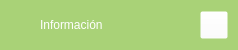
           <widget class="QFrame" name="extraTopBg">
            <property name="minimumSize">
             <size>
              <width>0</width>
              <height>50</height>
             </size>
            </property>
            <property name="maximumSize">
             <size>
              <width>16777215</width>
              <height>50</height>
             </size>
            </property>
            <property name="palette">
             <palette>
              <active>
               <colorrole role="WindowText">
                <brush brushstyle="SolidPattern">
                 <color alpha="255">
                  <red>51</red>
                  <green>51</green>
                  <blue>51</blue>
                 </color>
                </brush>
               </colorrole>
               <colorrole role="Button">
                <brush brushstyle="SolidPattern">
                 <color alpha="255">
                  <red>169</red>
                  <green>210</green>
                  <blue>119</blue>
                 </color>
                </brush>
               </colorrole>
               <colorrole role="Text">
                <brush brushstyle="SolidPattern">
                 <color alpha="255">
                  <red>51</red>
                  <green>51</green>
                  <blue>51</blue>
                 </color>
                </brush>
               </colorrole>
               <colorrole role="ButtonText">
                <brush brushstyle="SolidPattern">
                 <color alpha="255">
                  <red>51</red>
                  <green>51</green>
                  <blue>51</blue>
                 </color>
                </brush>
               </colorrole>
               <colorrole role="Base">
                <brush brushstyle="SolidPattern">
                 <color alpha="255">
                  <red>169</red>
                  <green>210</green>
                  <blue>119</blue>
                 </color>
                </brush>
               </colorrole>
               <colorrole role="Window">
                <brush brushstyle="SolidPattern">
                 <color alpha="255">
                  <red>169</red>
                  <green>210</green>
                  <blue>119</blue>
                 </color>
                </brush>
               </colorrole>
               <colorrole role="PlaceholderText">
                <brush brushstyle="SolidPattern">
                 <color alpha="255">
                  <red>51</red>
                  <green>51</green>
                  <blue>51</blue>
                 </color>
                </brush>
               </colorrole>
              </active>
              <inactive>
               <colorrole role="WindowText">
                <brush brushstyle="SolidPattern">
                 <color alpha="255">
                  <red>51</red>
                  <green>51</green>
                  <blue>51</blue>
                 </color>
                </brush>
               </colorrole>
               <colorrole role="Button">
                <brush brushstyle="SolidPattern">
                 <color alpha="255">
                  <red>169</red>
                  <green>210</green>
                  <blue>119</blue>
                 </color>
                </brush>
               </colorrole>
               <colorrole role="Text">
                <brush brushstyle="SolidPattern">
                 <color alpha="255">
                  <red>51</red>
                  <green>51</green>
                  <blue>51</blue>
                 </color>
                </brush>
               </colorrole>
               <colorrole role="ButtonText">
                <brush brushstyle="SolidPattern">
                 <color alpha="255">
                  <red>51</red>
                  <green>51</green>
                  <blue>51</blue>
                 </color>
                </brush>
               </colorrole>
               <colorrole role="Base">
                <brush brushstyle="SolidPattern">
                 <color alpha="255">
                  <red>169</red>
                  <green>210</green>
                  <blue>119</blue>
                 </color>
                </brush>
               </colorrole>
               <colorrole role="Window">
                <brush brushstyle="SolidPattern">
                 <color alpha="255">
                  <red>169</red>
                  <green>210</green>
                  <blue>119</blue>
                 </color>
                </brush>
               </colorrole>
               <colorrole role="PlaceholderText">
                <brush brushstyle="SolidPattern">
                 <color alpha="255">
                  <red>51</red>
                  <green>51</green>
                  <blue>51</blue>
                 </color>
                </brush>
               </colorrole>
              </inactive>
              <disabled>
               <colorrole role="WindowText">
                <brush brushstyle="SolidPattern">
                 <color alpha="255">
                  <red>51</red>
                  <green>51</green>
                  <blue>51</blue>
                 </color>
                </brush>
               </colorrole>
               <colorrole role="Button">
                <brush brushstyle="SolidPattern">
                 <color alpha="255">
                  <red>169</red>
                  <green>210</green>
                  <blue>119</blue>
                 </color>
                </brush>
               </colorrole>
               <colorrole role="Text">
                <brush brushstyle="SolidPattern">
                 <color alpha="255">
                  <red>51</red>
                  <green>51</green>
                  <blue>51</blue>
                 </color>
                </brush>
               </colorrole>
               <colorrole role="ButtonText">
                <brush brushstyle="SolidPattern">
                 <color alpha="255">
                  <red>51</red>
                  <green>51</green>
                  <blue>51</blue>
                 </color>
                </brush>
               </colorrole>
               <colorrole role="Base">
                <brush brushstyle="SolidPattern">
                 <color alpha="255">
                  <red>169</red>
                  <green>210</green>
                  <blue>119</blue>
                 </color>
                </brush>
               </colorrole>
               <colorrole role="Window">
                <brush brushstyle="SolidPattern">
                 <color alpha="255">
                  <red>169</red>
                  <green>210</green>
                  <blue>119</blue>
                 </color>
                </brush>
               </colorrole>
               <colorrole role="PlaceholderText">
                <brush brushstyle="SolidPattern">
                 <color alpha="255">
                  <red>51</red>
                  <green>51</green>
                  <blue>51</blue>
                 </color>
                </brush>
               </colorrole>
              </disabled>
             </palette>
            </property>
            <property name="frameShape">
             <enum>QFrame::NoFrame</enum>
            </property>
            <property name="frameShadow">
             <enum>QFrame::Raised</enum>
            </property>
            <layout class="QVBoxLayout" name="verticalLayout_5">
             <property name="spacing">
              <number>0</number>
             </property>
             <property name="leftMargin">
              <number>0</number>
             </property>
             <property name="topMargin">
              <number>0</number>
             </property>
             <property name="rightMargin">
              <number>0</number>
             </property>
             <property name="bottomMargin">
              <number>0</number>
             </property>
             <item>
              <layout class="QGridLayout" name="extraTopLayout">
               <property name="leftMargin">
                <number>10</number>
               </property>
               <property name="rightMargin">
                <number>10</number>
               </property>
               <property name="horizontalSpacing">
                <number>10</number>
               </property>
               <property name="verticalSpacing">
                <number>0</number>
               </property>
               <item row="0" column="2">
                <widget class="QPushButton" name="extraCloseColumnBtn">
                 <property name="minimumSize">
                  <size>
                   <width>28</width>
                   <height>28</height>
                  </size>
                 </property>
                 <property name="maximumSize">
                  <size>
                   <width>28</width>
                   <height>28</height>
                  </size>
                 </property>
                 <property name="palette">
                  <palette>
                   <active>
                    <colorrole role="WindowText">
                     <brush brushstyle="SolidPattern">
                      <color alpha="255">
                       <red>51</red>
                       <green>51</green>
                       <blue>51</blue>
                      </color>
                     </brush>
                    </colorrole>
                    <colorrole role="Button">
                     <brush brushstyle="SolidPattern">
                      <color alpha="0">
                       <red>255</red>
                       <green>255</green>
                       <blue>255</blue>
                      </color>
                     </brush>
                    </colorrole>
                    <colorrole role="Text">
                     <brush brushstyle="SolidPattern">
                      <color alpha="255">
                       <red>51</red>
                       <green>51</green>
                       <blue>51</blue>
                      </color>
                     </brush>
                    </colorrole>
                    <colorrole role="ButtonText">
                     <brush brushstyle="SolidPattern">
                      <color alpha="255">
                       <red>51</red>
                       <green>51</green>
                       <blue>51</blue>
                      </color>
                     </brush>
                    </colorrole>
                    <colorrole role="Base">
                     <brush brushstyle="SolidPattern">
                      <color alpha="0">
                       <red>255</red>
                       <green>255</green>
                       <blue>255</blue>
                      </color>
                     </brush>
                    </colorrole>
                    <colorrole role="Window">
                     <brush brushstyle="SolidPattern">
                      <color alpha="0">
                       <red>255</red>
                       <green>255</green>
                       <blue>255</blue>
                      </color>
                     </brush>
                    </colorrole>
                    <colorrole role="PlaceholderText">
                     <brush brushstyle="SolidPattern">
                      <color alpha="255">
                       <red>51</red>
                       <green>51</green>
                       <blue>51</blue>
                      </color>
                     </brush>
                    </colorrole>
                   </active>
                   <inactive>
                    <colorrole role="WindowText">
                     <brush brushstyle="SolidPattern">
                      <color alpha="255">
                       <red>51</red>
                       <green>51</green>
                       <blue>51</blue>
                      </color>
                     </brush>
                    </colorrole>
                    <colorrole role="Button">
                     <brush brushstyle="SolidPattern">
                      <color alpha="0">
                       <red>255</red>
                       <green>255</green>
                       <blue>255</blue>
                      </color>
                     </brush>
                    </colorrole>
                    <colorrole role="Text">
                     <brush brushstyle="SolidPattern">
                      <color alpha="255">
                       <red>51</red>
                       <green>51</green>
                       <blue>51</blue>
                      </color>
                     </brush>
                    </colorrole>
                    <colorrole role="ButtonText">
                     <brush brushstyle="SolidPattern">
                      <color alpha="255">
                       <red>51</red>
                       <green>51</green>
                       <blue>51</blue>
                      </color>
                     </brush>
                    </colorrole>
                    <colorrole role="Base">
                     <brush brushstyle="SolidPattern">
                      <color alpha="0">
                       <red>255</red>
                       <green>255</green>
                       <blue>255</blue>
                      </color>
                     </brush>
                    </colorrole>
                    <colorrole role="Window">
                     <brush brushstyle="SolidPattern">
                      <color alpha="0">
                       <red>255</red>
                       <green>255</green>
                       <blue>255</blue>
                      </color>
                     </brush>
                    </colorrole>
                    <colorrole role="PlaceholderText">
                     <brush brushstyle="SolidPattern">
                      <color alpha="255">
                       <red>51</red>
                       <green>51</green>
                       <blue>51</blue>
                      </color>
                     </brush>
                    </colorrole>
                   </inactive>
                   <disabled>
                    <colorrole role="WindowText">
                     <brush brushstyle="SolidPattern">
                      <color alpha="255">
                       <red>51</red>
                       <green>51</green>
                       <blue>51</blue>
                      </color>
                     </brush>
                    </colorrole>
                    <colorrole role="Button">
                     <brush brushstyle="SolidPattern">
                      <color alpha="0">
                       <red>255</red>
                       <green>255</green>
                       <blue>255</blue>
                      </color>
                     </brush>
                    </colorrole>
                    <colorrole role="Text">
                     <brush brushstyle="SolidPattern">
                      <color alpha="255">
                       <red>51</red>
                       <green>51</green>
                       <blue>51</blue>
                      </color>
                     </brush>
                    </colorrole>
                    <colorrole role="ButtonText">
                     <brush brushstyle="SolidPattern">
                      <color alpha="255">
                       <red>51</red>
                       <green>51</green>
                       <blue>51</blue>
                      </color>
                     </brush>
                    </colorrole>
                    <colorrole role="Base">
                     <brush brushstyle="SolidPattern">
                      <color alpha="0">
                       <red>255</red>
                       <green>255</green>
                       <blue>255</blue>
                      </color>
                     </brush>
                    </colorrole>
                    <colorrole role="Window">
                     <brush brushstyle="SolidPattern">
                      <color alpha="0">
                       <red>255</red>
                       <green>255</green>
                       <blue>255</blue>
                      </color>
                     </brush>
                    </colorrole>
                    <colorrole role="PlaceholderText">
                     <brush brushstyle="SolidPattern">
                      <color alpha="255">
                       <red>51</red>
                       <green>51</green>
                       <blue>51</blue>
                      </color>
                     </brush>
                    </colorrole>
                   </disabled>
                  </palette>
                 </property>
                 <property name="cursor">
                  <cursorShape>PointingHandCursor</cursorShape>
                 </property>
                 <property name="toolTip">
                  <string>Close left box</string>
                 </property>
                 <property name="text">
                  <string/>
                 </property>
                 <property name="icon">
                  <iconset resource="../../../../Documentos/Estudio/Universidad/Semestre 10/Proyecto de Grado/Proyecto Miscelanea/resources.qrc">
                   <normaloff>:/icons/images/icons/icon_close.png</normaloff>:/icons/images/icons/icon_close.png</iconset>
                 </property>
                 <property name="iconSize">
                  <size>
                   <width>20</width>
                   <height>20</height>
                  </size>
                 </property>
                </widget>
               </item>
               <item row="0" column="1">
                <widget class="QLabel" name="extraLabel">
                 <property name="minimumSize">
                  <size>
                   <width>150</width>
                   <height>0</height>
                  </size>
                 </property>
                 <property name="palette">
                  <palette>
                   <active>
                    <colorrole role="WindowText">
                     <brush brushstyle="SolidPattern">
                      <color alpha="255">
                       <red>255</red>
                       <green>255</green>
                       <blue>255</blue>
                      </color>
                     </brush>
                    </colorrole>
                    <colorrole role="Text">
                     <brush brushstyle="SolidPattern">
                      <color alpha="255">
                       <red>255</red>
                       <green>255</green>
                       <blue>255</blue>
                      </color>
                     </brush>
                    </colorrole>
                    <colorrole role="ButtonText">
                     <brush brushstyle="SolidPattern">
                      <color alpha="255">
                       <red>255</red>
                       <green>255</green>
                       <blue>255</blue>
                      </color>
                     </brush>
                    </colorrole>
                    <colorrole role="PlaceholderText">
                     <brush brushstyle="SolidPattern">
                      <color alpha="255">
                       <red>255</red>
                       <green>255</green>
                       <blue>255</blue>
                      </color>
                     </brush>
                    </colorrole>
                   </active>
                   <inactive>
                    <colorrole role="WindowText">
                     <brush brushstyle="SolidPattern">
                      <color alpha="255">
                       <red>255</red>
                       <green>255</green>
                       <blue>255</blue>
                      </color>
                     </brush>
                    </colorrole>
                    <colorrole role="Text">
                     <brush brushstyle="SolidPattern">
                      <color alpha="255">
                       <red>255</red>
                       <green>255</green>
                       <blue>255</blue>
                      </color>
                     </brush>
                    </colorrole>
                    <colorrole role="ButtonText">
                     <brush brushstyle="SolidPattern">
                      <color alpha="255">
                       <red>255</red>
                       <green>255</green>
                       <blue>255</blue>
                      </color>
                     </brush>
                    </colorrole>
                    <colorrole role="PlaceholderText">
                     <brush brushstyle="SolidPattern">
                      <color alpha="255">
                       <red>255</red>
                       <green>255</green>
                       <blue>255</blue>
                      </color>
                     </brush>
                    </colorrole>
                   </inactive>
                   <disabled>
                    <colorrole role="WindowText">
                     <brush brushstyle="SolidPattern">
                      <color alpha="255">
                       <red>255</red>
                       <green>255</green>
                       <blue>255</blue>
                      </color>
                     </brush>
                    </colorrole>
                    <colorrole role="Text">
                     <brush brushstyle="SolidPattern">
                      <color alpha="255">
                       <red>255</red>
                       <green>255</green>
                       <blue>255</blue>
                      </color>
                     </brush>
                    </colorrole>
                    <colorrole role="ButtonText">
                     <brush brushstyle="SolidPattern">
                      <color alpha="255">
                       <red>255</red>
                       <green>255</green>
                       <blue>255</blue>
                      </color>
                     </brush>
                    </colorrole>
                    <colorrole role="PlaceholderText">
                     <brush brushstyle="SolidPattern">
                      <color alpha="255">
                       <red>255</red>
                       <green>255</green>
                       <blue>255</blue>
                      </color>
                     </brush>
                    </colorrole>
                   </disabled>
                  </palette>
                 </property>
                 <property name="text">
                  <string>Información</string>
                 </property>
                </widget>
               </item>
               <item row="0" column="0">
                <widget class="QFrame" name="extraIcon">
                 <property name="minimumSize">
                  <size>
                   <width>20</width>
                   <height>0</height>
                  </size>
                 </property>
                 <property name="maximumSize">
                  <size>
                   <width>20</width>
                   <height>20</height>
                  </size>
                 </property>
                 <property name="styleSheet">
                  <string notr="true">background-image: url(:/icons/images/icons/cil-star.png);
background-position: centered;
background-repeat: no-repeat;</string>
                 </property>
                 <property name="frameShape">
                  <enum>QFrame::NoFrame</enum>
                 </property>
                 <property name="frameShadow">
                  <enum>QFrame::Raised</enum>
                 </property>
                </widget>
               </item>
              </layout>
             </item>
            </layout>
           </widget>
